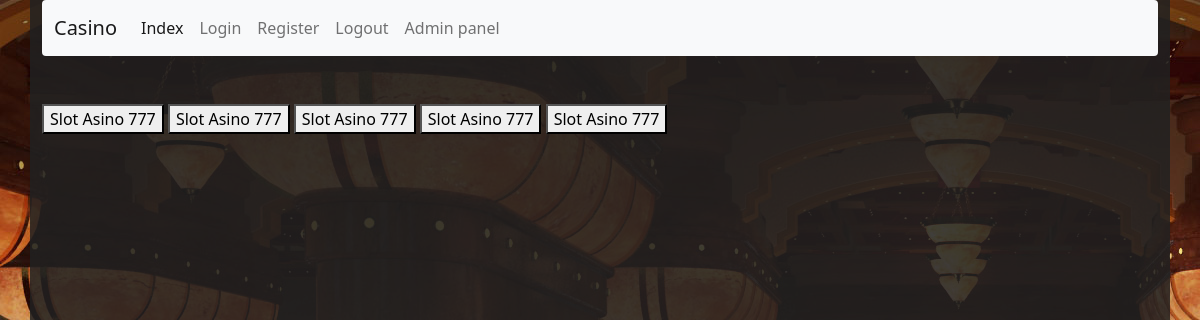
The page /slots/ on the database as committed earlier.
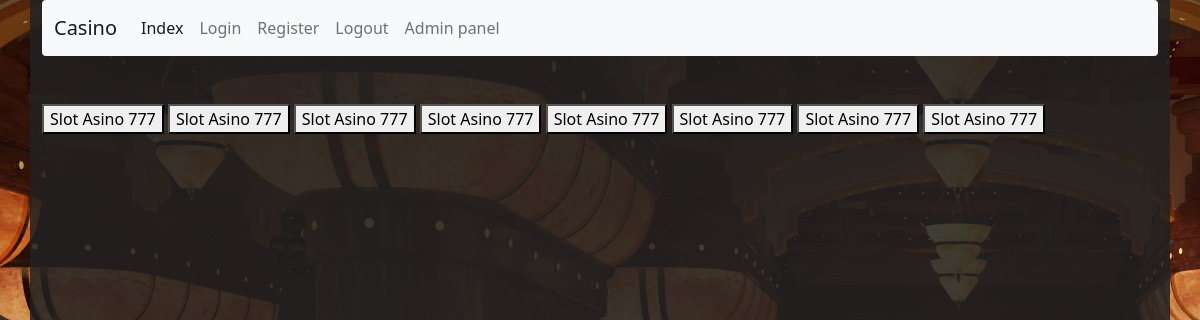
The same page on the database as committed later.
### main.py (models this page shows)
class Slot(db.Model):
    __tablename__ = "slot"
    id = db.Column(db.Integer, primary_key=True)
    name = db.Column(db.String(255), nullable=False)
    type = db.Column(db.Integer, nullable=False)
    win_rate = db.Column(db.Float, default=0.25)
    is_active = db.Column(db.Boolean, default=True)
    slot_games = db.Column(db.Integer, db.ForeignKey('game.id'))

### main.py (the view)
@app.route("/slots/")
def slots():
    slots = Slot.query.all()
    return render_template("slots.html", slots=slots)

### templates/slots.html (shortened to what this page needs)
{% extends 'base.html' %}
{% block body %}
    {% for slot in slots %}
        <a href="{{ url_for('slot', slot_id=slot.id) }}"><button>Slot {{ slot.name }}</button></a>
    {% endfor %}
{% endblock %}

Rows that differ between the two databases and show on the page:
added Slot: name "Asino 777"
added Slot: name "Asino 777"
added Slot: name "Asino 777"
